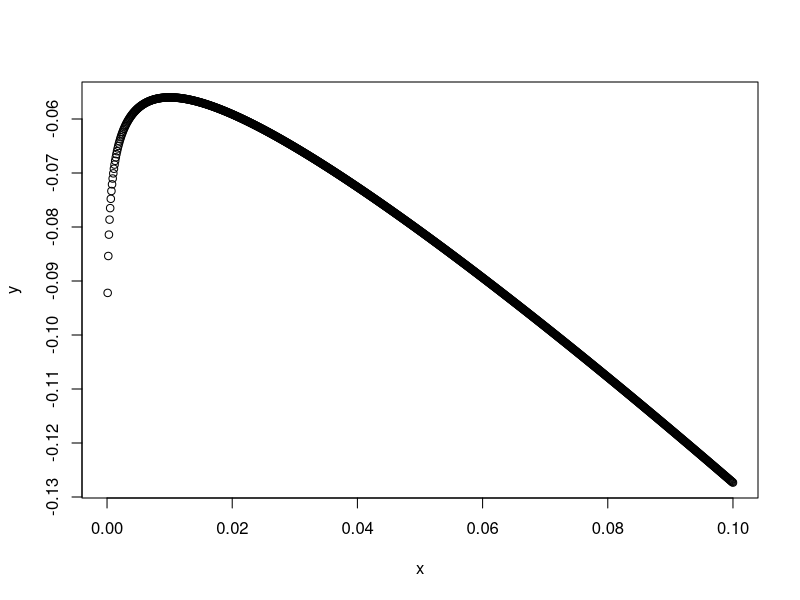

Here is the R script that generated this plot:
x <- seq(0, 0.1, 0.0001)
x

f <- function(x){
  p <- 0.01
  p * log(x) + (1-p) * log(1-x)
}
y <- lapply(x, f)
y
x[which.max(y)]
plot(x, y)